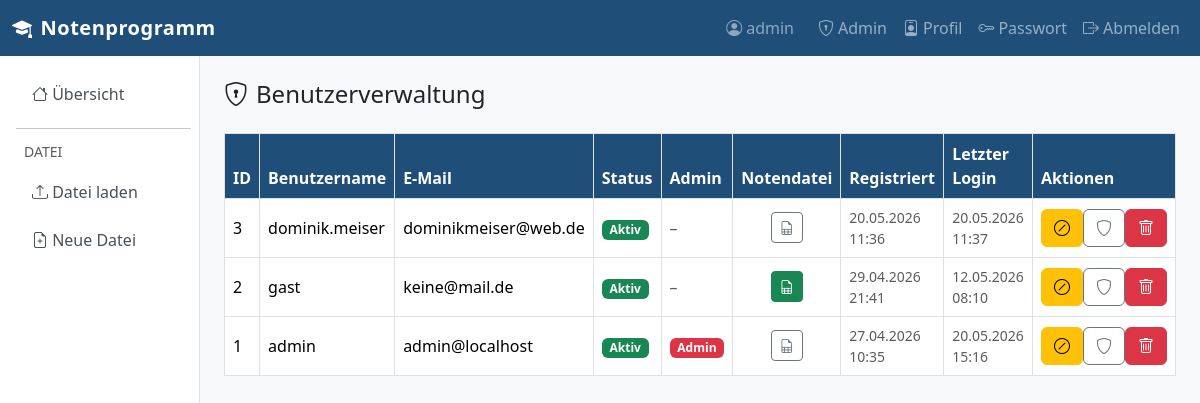
/auth/admin/users (signed in), run on an earlier commit of the app's database.
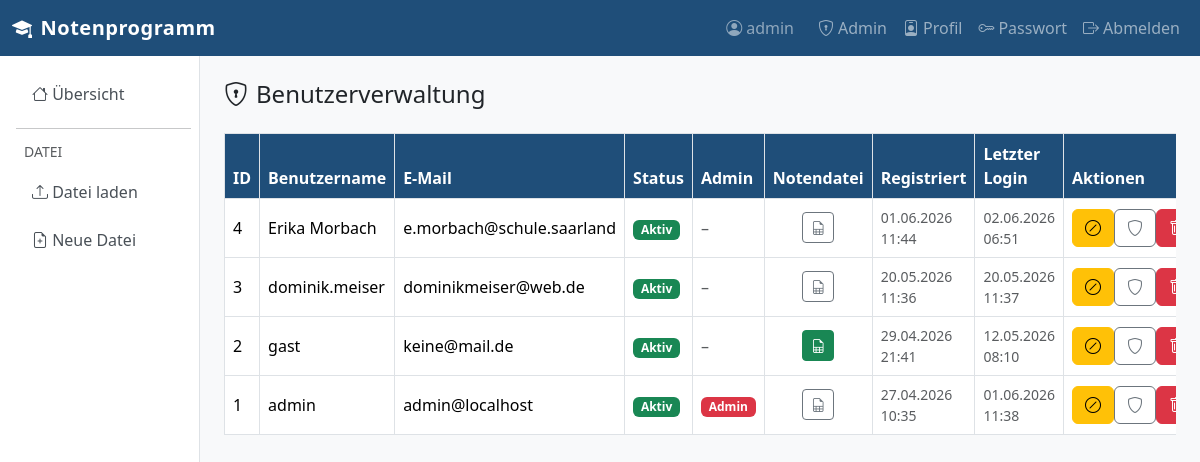
And on a later commit of the database.
### app/models.py (models this page shows, shortened)
class User(UserMixin, db.Model):
    __tablename__ = "users"
    id = db.Column(db.Integer, primary_key=True)
    username = db.Column(db.String(64), unique=True, nullable=False, index=True)
    email = db.Column(db.String(120), unique=True, nullable=False, index=True)
    password_hash = db.Column(db.String(256), nullable=False)
    is_approved = db.Column(db.Boolean, default=False, nullable=False)
    is_admin = db.Column(db.Boolean, default=False, nullable=False)
    notendatei_import = db.Column(db.Boolean, default=False, nullable=False)
    created_at = db.Column(db.DateTime, default=lambda: datetime.now(timezone.utc))
    last_login = db.Column(db.DateTime, nullable=True)
    lehrer_vorname = db.Column(db.String(64), nullable=True)
    lehrer_nachname = db.Column(db.String(64), nullable=True)
    dienstbezeichnung = db.Column(db.String(64), nullable=True)
    anrede = db.Column(db.String(10), nullable=True)

### app/auth/routes.py (the view)
@auth_bp.route("/admin/users")
@login_required
@admin_required
def admin_users():
    users = User.query.order_by(User.created_at.desc()).all()
    return render_template("auth/admin_users.html", users=users)

### app/__init__.py (called while the page is built)
def _display_schuljahr(schuljahr: str | None, schuljahr_bis: str | None = None) -> str:
    schuljahr = (schuljahr or "").strip()
    schuljahr_bis = (schuljahr_bis or "").strip()
    if len(schuljahr) == 4 and schuljahr.isdigit():
        if len(schuljahr_bis) == 4 and schuljahr_bis.isdigit():
            return f"{schuljahr[:2]}/{schuljahr_bis[2:]}"
        return f"{schuljahr[:2]}/{schuljahr[2:]}"
    return schuljahr

### app/auth/routes.py (called while the page is built)
def admin_required(f):
    from functools import wraps
    @wraps(f)
    def decorated(*args, **kwargs):
        if not current_user.is_authenticated or not current_user.is_admin:
            flash("Dieser Bereich ist nur für Administratoren.", "danger")
            return redirect(url_for("grades.index"))
        return f(*args, **kwargs)
    return decorated

### app/models.py (called while the page is built)
@login_manager.user_loader
def load_user(user_id: str):
    return db.session.get(User, int(user_id))

### app/templates/auth/admin_users.html (shortened to what this page needs)
{% extends "base.html" %}
{% from "macros.html" import csrf_field %}
{% block content %}
<h4 class="mb-4"><i class="bi bi-shield-lock me-2"></i>Benutzerverwaltung</h4>
<div class="table-responsive">
<table class="table table-bordered table-hover align-middle">
  <thead>
    <tr>
      <th>ID</th><th>Benutzername</th><th>E-Mail</th>
      <th>Status</th><th>Admin</th><th>Notendatei</th><th>Registriert</th><th>Letzter Login</th><th>Aktionen</th>
    </tr>
  </thead>
  <tbody>
  {% for u in users %}
    <tr>
      <td>{{ u.id }}</td>
      <td>{{ u.username }}</td>
      <td>{{ u.email }}</td>
      <td>
        {% if u.is_approved %}
          <span class="badge bg-success">Aktiv</span>
        {% else %}
          <span class="badge bg-warning text-dark">Ausstehend</span>
        {% endif %}
      </td>
      <td>
        {% if u.is_admin %}
          <span class="badge bg-danger">Admin</span>
        {% else %}
          <span class="text-muted">–</span>
        {% endif %}
      </td>
      <td class="text-center">
        <form method="post" action="{{ url_for('auth.toggle_notendatei', user_id=u.id) }}" class="d-inline">
          <button class="btn btn-sm {{ 'btn-success' if u.notendatei_import else 'btn-outline-secondary' }}"
                  title="Notendatei-Import umschalten">
            <i class="bi bi-file-earmark-spreadsheet"></i>
          </button>
        </form>
      </td>
      <td class="small text-muted">{{ u.created_at.strftime('%d.%m.%Y %H:%M') if u.created_at else '–' }}</td>
      <td class="small text-muted">{{ u.last_login.strftime('%d.%m.%Y %H:%M') if u.last_login else '–' }}</td>
      <td>
        <div class="btn-group btn-group-sm" role="group">
          {% if not u.is_approved %}
          <form method="post" action="{{ url_for('auth.approve_user', user_id=u.id) }}" class="d-inline">
            {{ csrf_field() }}
            <button class="btn btn-success" title="Freischalten">
              <i class="bi bi-check-lg"></i>
            </button>
          </form>
          {% else %}
          <form method="post" action="{{ url_for('auth.revoke_user', user_id=u.id) }}" class="d-inline">
            <button class="btn btn-warning" title="Sperren"><i class="bi bi-slash-circle"></i></button>
          </form>
          {% endif %}
          <form method="post" action="{{ url_for('auth.toggle_admin', user_id=u.id) }}" class="d-inline">
            <button class="btn btn-outline-secondary" title="Admin umschalten"><i class="bi bi-shield"></i></button>
          </form>
          <form method="post" action="{{ url_for('auth.delete_user', user_id=u.id) }}" class="d-inline"
                onsubmit="return confirm('Benutzer wirklich löschen?')">
            <button class="btn btn-danger" title="Löschen"><i class="bi bi-trash"></i></button>
          </form>
        </div>
      </td>
    </tr>
  {% else %}
    <tr><td colspan="9" class="text-center text-muted">Keine Benutzer vorhanden.</td></tr>
  {% endfor %}
  </tbody>
</table>
</div>
{% endblock %}

### app/templates/base.html (shortened to what this page needs)
<!doctype html>
<html lang="de">
<head>
  <link rel="stylesheet" href="https://cdn.jsdelivr.net/npm/bootstrap@5.3.3/dist/css/bootstrap.min.css">
  <link rel="stylesheet" href="https://cdn.jsdelivr.net/npm/bootstrap-icons@1.11.3/font/bootstrap-icons.min.css">
</head>
<body>
<nav class="navbar navbar-expand-lg navbar-dark" style="background-color:#1f4e79;">
  <div class="container-fluid">
    <a class="navbar-brand" href="{{ url_for('grades.index') }}">
      <i class="bi bi-mortarboard-fill me-2"></i>Notenprogramm
    </a>
    <div class="collapse navbar-collapse" id="navMain">
      <ul class="navbar-nav ms-auto align-items-lg-center">
        {% if current_user.is_authenticated %}
          <li class="nav-item">
            <span class="navbar-text me-3 text-white-50">
              <i class="bi bi-person-circle me-1"></i>{{ current_user.username }}
            </span>
          </li>
          {% if current_user.is_admin %}
          <li class="nav-item">
            <a class="nav-link" href="{{ url_for('auth.admin_users') }}">
              <i class="bi bi-shield-lock me-1"></i>Admin
            </a>
          </li>
          {% endif %}
          <li class="nav-item">
            <a class="nav-link" href="{{ url_for('auth.profil') }}">
              <i class="bi bi-person-badge me-1"></i>Profil
            </a>
          </li>
          <li class="nav-item">
            <a class="nav-link" href="{{ url_for('auth.change_password') }}">
              <i class="bi bi-key me-1"></i>Passwort
            </a>
          </li>
          <li class="nav-item">
            <a class="nav-link" href="{{ url_for('auth.logout') }}">
              <i class="bi bi-box-arrow-right me-1"></i>Abmelden
            </a>
          </li>
        {% else %}
          <li class="nav-item">
            <a class="nav-link" href="{{ url_for('auth.login') }}">Anmelden</a>
          </li>
        {% endif %}
      </ul>
    </div>
  </div>
</nav>
<div class="container-fluid">
  <div class="row">
    {% if current_user.is_authenticated %}
    <nav class="col-md-2 d-none d-md-block sidebar py-3 ps-3 pe-2">
      <ul class="nav flex-column gap-1">
        <li class="nav-item">
          <a class="nav-link {% if request.endpoint == 'grades.index' %}active{% endif %}"
             href="{{ url_for('grades.index') }}">
            <i class="bi bi-house"></i> Übersicht
          </a>
        </li>
        <hr class="my-2">
        <li class="nav-item text-muted small px-2 mb-1">DATEI</li>
        <li class="nav-item">
          <a class="nav-link {% if request.endpoint == 'grades.upload' %}active{% endif %}"
             href="{{ url_for('grades.upload') }}">
            <i class="bi bi-upload"></i> Datei laden
          </a>
        </li>
        <li class="nav-item">
          <a class="nav-link" href="{{ url_for('grades.new_file') }}"
             onclick="return confirm('Neue leere Datei erstellen? Ungespeicherte Daten gehen verloren.')">
            <i class="bi bi-file-earmark-plus"></i> Neue Datei
          </a>
        </li>
      </ul>
    </nav>
    <main class="col-md-10 content-area py-4 px-4">
    {% else %}
    <main class="col-12 content-area py-4 px-4">
    {% endif %}
      {% block content %}{% endblock %}
    </main>
  </div>
</div>
</body>
</html>

### app/templates/base.html (style rules this page uses)
body { background-color: #f8f9fa; }
.navbar-brand { font-weight: 700; letter-spacing: .5px; }
.sidebar { min-height: calc(100vh - 56px); border-right: 1px solid #dee2e6; background: #fff; }
.sidebar .nav-link { color: #495057; border-radius: .375rem; margin: 2px 0; }
.sidebar .nav-link i { width: 1.4em; }
.content-area { min-height: calc(100vh - 56px); }
.table th { background-color: #1f4e79; color: #fff; }

What changed in the data, as far as the page shows it:
changed User "admin": last_login "20.05.2026 15:16" → "01.06.2026 11:38"
added User: id "4", username "Erika Morbach", email "e.morbach@schule.saarland", is_approved "Aktiv", created_at "01.06.2026 11:44", last_login "02.06.2026 06:51"
